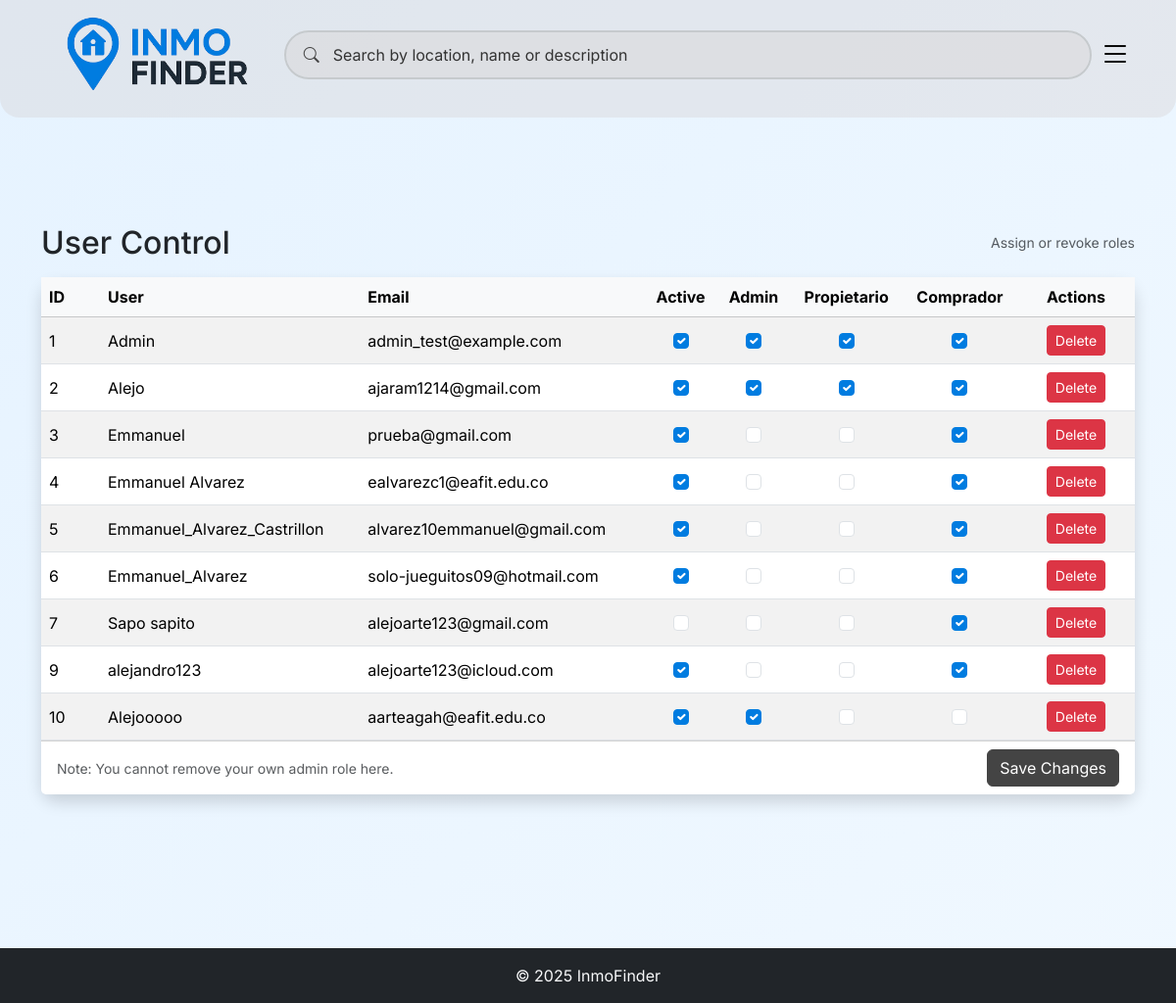
/users/admin/users/ (signed in), run on an earlier commit of the app's database.
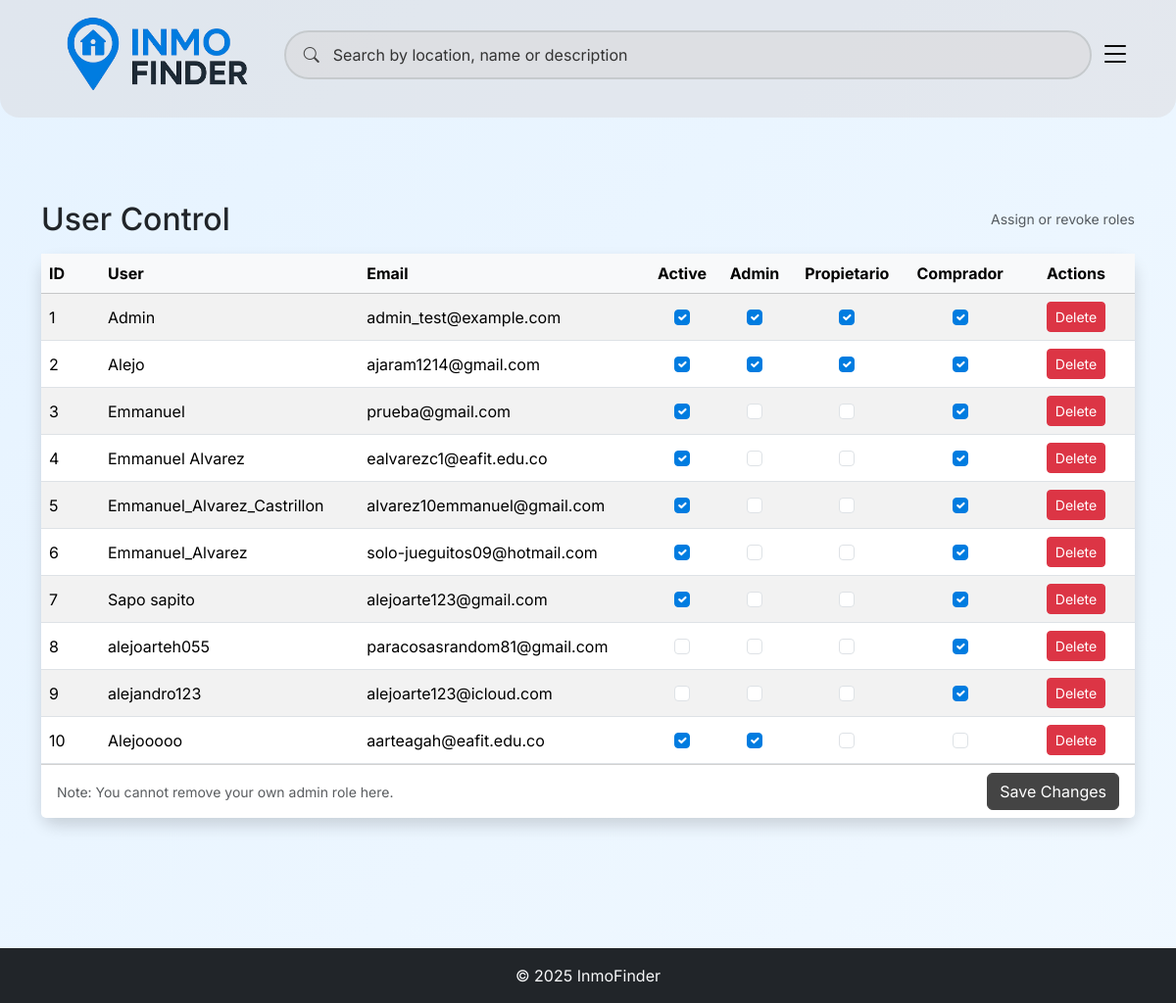
And on a later commit of the database.
### users/models.py (models this page shows, shortened)
class Usuario(AbstractUser):
    email = models.EmailField(unique=True)
    is_admin = models.BooleanField(default=False)
    is_propietario = models.BooleanField(default=False)
    is_comprador = models.BooleanField(default=True)
    phone = models.CharField(max_length=20, blank=True, null=True)
    first_name = models.CharField(max_length=30, blank=True)
    last_name = models.CharField(max_length=30, blank=True)
    USERNAME_FIELD = 'email'  # Usar email como campo de login
    REQUIRED_FIELDS = ['username']  # Campos requeridos además del USERNAME_FIELD
    def get_full_name(self):
        return f"{self.first_name} {self.last_name}".strip()

### users/views.py (the view, shortened to what this page needs)
# urls.py: path("admin/users/", views.UserControlView.as_view(), name="user_control"),
class UserControlView(AdminRequiredMixin, View):
    template_name = "users/user_control.html"
    def get(self, request):
        User = get_user_model()
        users = User.objects.all().order_by("id")
        return render(request, self.template_name, {"users": users})

### users/mixins.py (called while the page is built)
    def dispatch(self, request, *args, **kwargs):
        if not request.user.is_authenticated:
            return super().dispatch(request, *args, **kwargs)  # redirige a login por LoginRequiredMixin
        if not getattr(request.user, "is_admin", False):
            raise PermissionDenied("ADMIN_ONLY")
        return super().dispatch(request, *args, **kwargs)

### users/templates/users/user_control.html (shortened to what this page needs)
{% extends "properties/base.html" %}
{% load static %}
{% block body_class %}profile-bg-page{% endblock %}
{% block content %}
<section class="profile-bg">
  <div class="container py-4">
    <div class="d-flex justify-content-between align-items-center mb-3">
      <h2 class="mb-0">User Control</h2>
      <div class="small text-muted">Assign or revoke roles</div>
    </div>
  <form method="post" class="card shadow border-0 rounded-4 user-control">
      <div class="table-responsive">
  <table class="table table-striped align-middle mb-0">
          <thead class="table-light">
            <tr>
              <th style="width: 60px;">ID</th>
              <th>User</th>
              <th>Email</th>
              <th class="text-center">Active</th>
              <th class="text-center">Admin</th>
              <th class="text-center">Propietario</th>
              <th class="text-center">Comprador</th>
              <th class="text-center" style="width: 120px;">Actions</th>
            </tr>
          </thead>
          <tbody>
            {% for u in users %}
            <tr>
              <td>
                {{ u.id }}
              </td>
              <td>{{ u.get_full_name|default:u.username }}</td>
              <td>{{ u.email }}</td>
              <td class="text-center">
                <input class="form-check-input" type="checkbox" name="is_active_{{ u.id }}" {% if u.is_active %}checked{% endif %}>
              </td>
              <td class="text-center">
                <input class="form-check-input" type="checkbox" name="is_admin_{{ u.id }}" {% if u.is_admin %}checked{% endif %}>
              </td>
              <td class="text-center">
                <input class="form-check-input" type="checkbox" name="is_propietario_{{ u.id }}" {% if u.is_propietario %}checked{% endif %}>
              </td>
              <td class="text-center">
                <input class="form-check-input" type="checkbox" name="is_comprador_{{ u.id }}" {% if u.is_comprador %}checked{% endif %}>
              </td>
              <td class="text-center">
                <button type="button" class="btn btn-sm btn-danger" data-bs-toggle="modal" data-bs-target="#confirmDelete-{{ u.id }}">
                  Delete
                </button>
              </td>
            </tr>
            {% empty %}
            <tr>
              <td colspan="6" class="text-center py-4 text-muted">No users found.</td>
            </tr>
            {% endfor %}
          </tbody>
        </table>
      </div>
      <div class="card-footer bg-white d-flex justify-content-between align-items-center">
        <small class="text-muted">Note: You cannot remove your own admin role here.</small>
        <button class="btn btn-primary" type="submit">Save Changes</button>
      </div>
    </form>
  </div>
</section>
{% endblock %}

### properties/templates/properties/base.html (shortened to what this page needs)
<!DOCTYPE html>
{% load static %}
<html lang="es">
<head>
<link href="https://cdn.jsdelivr.net/npm/bootstrap@5.3.7/dist/css/bootstrap.min.css" rel="stylesheet">
<link href="https://cdn.jsdelivr.net/npm/bootstrap-icons@1.11.3/font/bootstrap-icons.css" rel="stylesheet">
<link rel="stylesheet" href="{% static 'css/main.css' %}">
<link rel="stylesheet" href="{% static 'css/styles.css' %}">
<link rel="stylesheet" href="{% static 'css/theme.css' %}">
</head>
<body class="d-flex flex-column min-vh-100 {% block body_class %}{% endblock %}" {% block body_style %}{% endblock %}>
<header>
  <nav class="container py-2 py-md-3">
    <div class="row align-items-center g-2">
      <div class="col-auto">
        <a class="navbar-brand d-flex align-items-center text-decoration-none" href="{% url 'home' %}">
          <img src="{% static 'images/logo.png' %}" alt="InmoFinder" class="me-2 header-logo" style="margin-bottom: 0;">
        </a>
      </div>
      <div class="col order-3 order-md-2">
        <form method="get" action="{% url 'buscar_propiedades' %}" class="search position-relative w-100">
          <span class="search-icon"><i class="bi bi-search"></i></span>
          <input class="form-control search-input w-100" type="text" name="search"
                 placeholder="Search by location, name or description"
                 value="{{ request.GET.search|default_if_none:'' }}">
        </form>
      </div>
    <div class="col-auto order-2 order-md-3 ms-auto">
      <div class="d-flex align-items-center gap-2 gap-md-3">
        <button class="menu p-0" data-bs-toggle="offcanvas" data-bs-target="#menuOffcanvas" aria-controls="menuOffcanvas">
          <i class="bi bi-list fs-2"></i>
        </button>
      </div>
    </div>
        </div>
  </nav>
</header>
<main class="container flex-grow-1">
{% block content %}{% endblock %}
</main>
<footer class="bg-dark text-light text-center py-3 mt-5">
<p class="mb-0">© 2025 InmoFinder</p>
</footer>

### properties/static/css/main.css (style rules this page uses)
:root { --ink: #444444; --muted: #A8ADB1; --muted-2: #B5B9BD; --muted-3: #C6CACD; --radius-pill: 999px; --btn-stroke: 2px; --header-pt: 2.25rem; --header-pb: 2rem; --hero-gap: 1rem; --search-width: 280px; }
html, body { font-family: Inter, system-ui, -apple-system, "Segoe UI", Roboto, "Helvetica Neue", Arial, "Noto Sans", "Apple Color Emoji","Segoe UI Emoji", "Segoe UI Symbol"; background: #f5f3f3; overflow-x: hidden; width: 100%; }
* { box-sizing: border-box; }
main.container { width: 100%; max-width: 100%; overflow-x: hidden; }
.row { margin-left: 0; margin-right: 0; }
img, video, iframe { max-width: 100%; height: auto; }
form { max-width: 100%; }
header { padding-top: 0rem; padding-bottom: 0.5rem; padding-right: -.2rem; color: var(--ink); background-color: #d4d0d05b; border-bottom-left-radius: 20px; border-bottom-right-radius: 20px; }
.menu { background-color: transparent; border: none; border-radius: 12px; margin-right: 0; }
.header-logo { transition: height 0.3s ease; height: 80px; }
.search { position: relative; width: 100%; }
.search-input { height: 50px; padding-left: 3rem; border-radius: var(--radius-pill); border: var(--btn-stroke) solid var(--muted-3); color: #333; box-shadow: none; background-color: #d4d0d05b; width: 100%; }
.search-input::placeholder { color: #4444445b var(--muted); }
.search-icon { position: absolute; left: 14px; top: 50%; transform: translateY(-50%); display: inline-flex; width: 28px; height: 28px; align-items: center; justify-content: center; border-radius: 50%; background: transparent; color: #4444445b var(--muted); pointer-events: none; }
.form-check-input:checked { background-color: var(--brand-brown, var(--ink)); border-color: var(--brand-brown, var(--ink)); }
.bi-person-circle, .bi-list { cursor: pointer; transition: opacity 0.2s ease; }

### properties/static/css/theme.css (style rules this page uses)
:root { --brand-brown: #444444; --brand-brown-600: #333333; --brand-brown-700: #222222; --brand-brown-contrast: #ffffff; --brand-focus-ring: rgba(68, 68, 68, 0.35); --brand-blue: #007CE0; --brand-blue-hover: #0066BB; --brand-blue-light: #E6F3FF; --brand-blue-medium: #B3DBFF; }
html, body { font-family: Inter, system-ui, -apple-system, "Segoe UI", Roboto, "Helvetica Neue", Arial, "Noto Sans", "Apple Color Emoji","Segoe UI Emoji", "Segoe UI Symbol"; }
.btn, .btn-primary, .btn-secondary, .btn-success, .btn-info, .btn-warning, .btn-dark { background-color: var(--brand-brown) !important; border-color: var(--brand-brown) !important; color: var(--brand-brown-contrast) !important; }
.btn-danger, .btn-danger:focus { background-color: #dc3545 !important; border-color: #dc3545 !important; color: #fff !important; }
.user-control .form-check-input:checked { background-color: var(--brand-blue) !important; border-color: var(--brand-blue) !important; }
.profile-bg-page { min-height: 100vh; background: linear-gradient(135deg, var(--brand-blue-light) 0%, #F0F8FF 100%); background-attachment: fixed; }
.profile-bg { min-height: 100vh; display: flex; align-items: center; padding-top: 2rem; padding-bottom: 2rem; }
.profile-bg .card { background: rgba(255, 255, 255, 0.98); backdrop-filter: blur(10px); }

What changed in the data, as far as the page shows it:
changed Usuario "Sapo sapito": is_active "☐" → "☑"
added Usuario: id "8", get_full_name "alejoarteh055", email "paracosasrandom81@gmail.com", is_comprador "☑"
changed Usuario "alejandro123": is_active "☑" → "☐"
